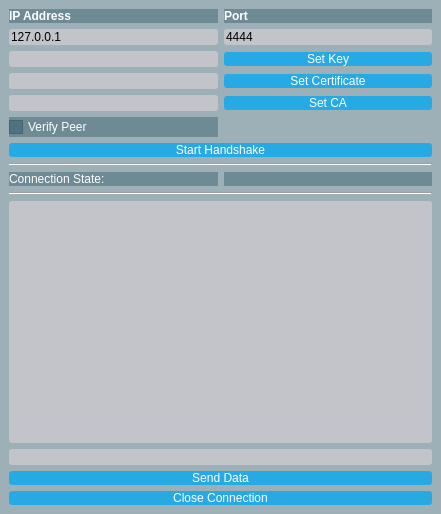
<?xml version="1.0" encoding="UTF-8"?>
<ui version="4.0">
 <class>MainWindow</class>
 <widget class="QMainWindow" name="MainWindow">
  <property name="geometry">
   <rect>
    <x>0</x>
    <y>0</y>
    <width>441</width>
    <height>514</height>
   </rect>
  </property>
  <property name="windowTitle">
   <string>DTLS Client</string>
  </property>
  <property name="styleSheet">
   <string notr="true">#centralwidget { background: rgba(32, 80, 96, 100); }
QLabel 
{ 
color: white; 
background: rgba(32, 80, 96, 100);
}
QCheckBox
{ 
color: white; 
background: rgba(32, 80, 96, 100);
}
QLineEdit 
{ 
border-radius: 3px;
background-color: rgb(194, 196, 201);
}
QPlainTextEdit
{
border-radius: 3px;
background-color: rgb(194, 196, 201);
}
QPushButton
{
color: white;
background-color: #27a9e3;
border-width: 0px;
border-radius: 3px;
}
QPushButton:hover {background-color: rgb(154, 153, 221);}</string>
  </property>
  <widget class="QWidget" name="centralwidget">
   <layout class="QGridLayout" name="gridLayout">
    <item row="1" column="0">
     <widget class="QLineEdit" name="IpEdit">
      <property name="text">
       <string>127.0.0.1</string>
      </property>
      <property name="alignment">
       <set>Qt::AlignLeading|Qt::AlignLeft|Qt::AlignVCenter</set>
      </property>
     </widget>
    </item>
    <item row="0" column="1">
     <widget class="QLabel" name="PortLabel">
      <property name="font">
       <font>
        <weight>75</weight>
        <bold>true</bold>
       </font>
      </property>
      <property name="text">
       <string>Port</string>
      </property>
     </widget>
    </item>
    <item row="6" column="0" colspan="2">
     <widget class="QPushButton" name="StartHandshakeBtn">
      <property name="text">
       <string>Start Handshake</string>
      </property>
     </widget>
    </item>
    <item row="5" column="0">
     <widget class="QCheckBox" name="VerifyPeerCheckbox">
      <property name="text">
       <string>Verify Peer</string>
      </property>
      <property name="checked">
       <bool>false</bool>
      </property>
      <property name="tristate">
       <bool>false</bool>
      </property>
     </widget>
    </item>
    <item row="12" column="0" colspan="2">
     <widget class="QPushButton" name="SendDataBtn">
      <property name="text">
       <string>Send Data</string>
      </property>
     </widget>
    </item>
    <item row="1" column="1">
     <widget class="QLineEdit" name="PortEdit">
      <property name="text">
       <string>4444</string>
      </property>
     </widget>
    </item>
    <item row="4" column="1">
     <widget class="QPushButton" name="SetCABtn">
      <property name="text">
       <string>Set CA</string>
      </property>
     </widget>
    </item>
    <item row="11" column="0" colspan="2">
     <widget class="QLineEdit" name="SendDataEdit"/>
    </item>
    <item row="4" column="0">
     <widget class="QLineEdit" name="CALineEdit"/>
    </item>
    <item row="8" column="1">
     <widget class="QLabel" name="ConnecntionStateLabel">
      <property name="text">
       <string/>
      </property>
     </widget>
    </item>
    <item row="10" column="0" colspan="2">
     <widget class="QPlainTextEdit" name="Log">
      <property name="font">
       <font>
        <family>Courier 10 Pitch</family>
       </font>
      </property>
      <property name="readOnly">
       <bool>true</bool>
      </property>
     </widget>
    </item>
    <item row="9" column="0" colspan="2">
     <widget class="Line" name="line">
      <property name="orientation">
       <enum>Qt::Horizontal</enum>
      </property>
     </widget>
    </item>
    <item row="2" column="0">
     <widget class="QLineEdit" name="KeyLineEdit"/>
    </item>
    <item row="2" column="1">
     <widget class="QPushButton" name="SetKeyBtn">
      <property name="text">
       <string>Set Key</string>
      </property>
     </widget>
    </item>
    <item row="3" column="1">
     <widget class="QPushButton" name="SetCertBtn">
      <property name="text">
       <string>Set Certificate</string>
      </property>
     </widget>
    </item>
    <item row="0" column="0">
     <widget class="QLabel" name="IpAddressLabel">
      <property name="font">
       <font>
        <weight>75</weight>
        <bold>true</bold>
       </font>
      </property>
      <property name="text">
       <string>IP Address</string>
      </property>
     </widget>
    </item>
    <item row="7" column="0" colspan="2">
     <widget class="Line" name="line_2">
      <property name="orientation">
       <enum>Qt::Horizontal</enum>
      </property>
     </widget>
    </item>
    <item row="8" column="0">
     <widget class="QLabel" name="ConnectionState">
      <property name="text">
       <string>Connection State:</string>
      </property>
     </widget>
    </item>
    <item row="3" column="0">
     <widget class="QLineEdit" name="CertLineEdit"/>
    </item>
    <item row="13" column="0" colspan="2">
     <widget class="QPushButton" name="CloseConnectionBtn">
      <property name="text">
       <string>Close Connection</string>
      </property>
     </widget>
    </item>
   </layout>
  </widget>
 </widget>
 <resources/>
 <connections/>
</ui>
